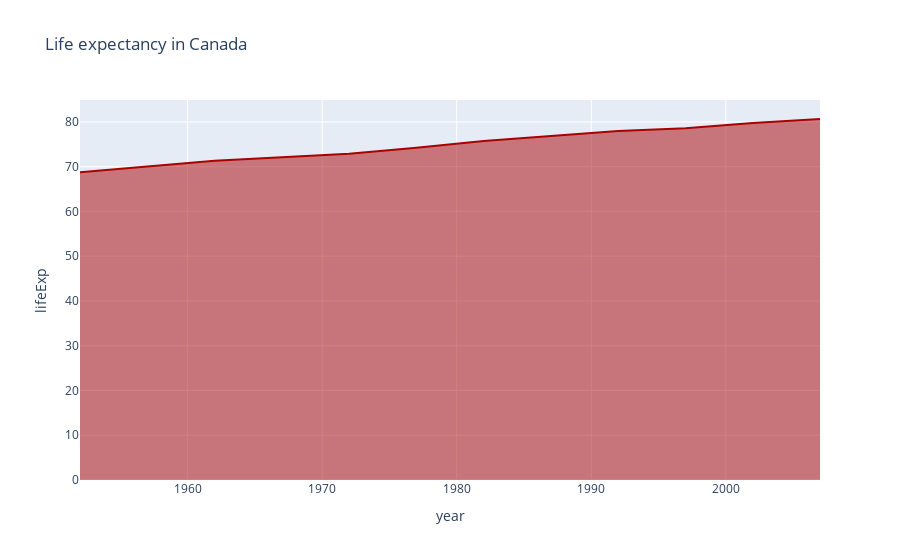

Notebook source saved alongside this figure:
### Code cell
import plotly.express as px

df = px.data.gapminder().query("country=='Canada'")
fig = px.area(df, x="year", y="lifeExp", title='Life expectancy in Canada')
fig.update_traces(line_color='#AA0000')
fig.show()

### Figure 1 — Plotly figure (JSON) as saved in the notebook; plotly's stock layout.template omitted (floating-point values rounded to 4 significant figures)
{"data": [{"fillpattern": {"shape": ""}, "hovertemplate": "year=%{x}<br>lifeExp=%{y}<extra></extra>", "legendgroup": "", "line": {"color": "#AA0000"}, "marker": {"symbol": "circle"}, "mode": "lines", "name": "", "orientation": "v", "showlegend": false, "stackgroup": "1", "type": "scatter", "x": [1952, 1957, 1962, 1967, 1972, 1977, 1982, 1987, 1992, 1997, 2002, 2007], "xaxis": "x", "y": [68.75, 69.96, 71.3, 72.13, 72.88, 74.21, 75.76, 76.86, 77.95, 78.61, 79.77, 80.65], "yaxis": "y"}], "layout": {"autosize": true, "legend": {"tracegroupgap": 0}, "title": {"text": "Life expectancy in Canada"}, "xaxis": {"anchor": "y", "autorange": true, "domain": [0, 1], "range": [1952, 2007], "title": {"text": "year"}, "type": "linear"}, "yaxis": {"anchor": "x", "autorange": true, "domain": [0, 1], "range": [0, 84.9], "title": {"text": "lifeExp"}, "type": "linear"}}}
